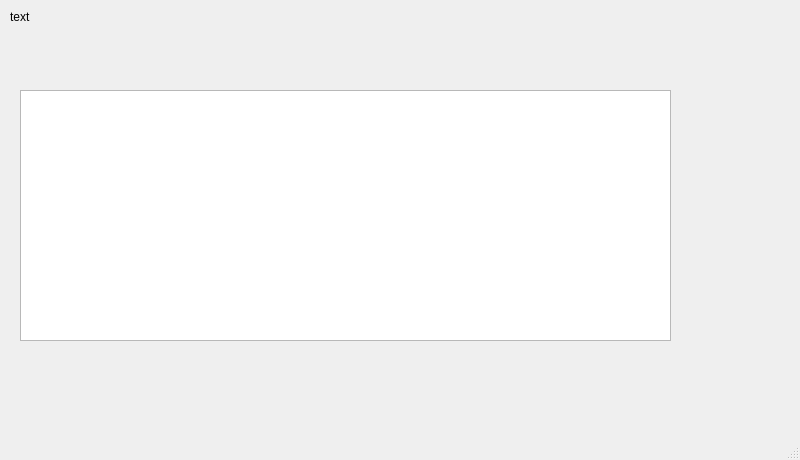
<?xml version="1.0" encoding="UTF-8"?>
<ui version="4.0">
 <class>MainWindow</class>
 <widget class="QMainWindow" name="MainWindow">
  <property name="geometry">
   <rect>
    <x>0</x>
    <y>0</y>
    <width>800</width>
    <height>460</height>
   </rect>
  </property>
  <property name="sizePolicy">
   <sizepolicy hsizetype="Maximum" vsizetype="Maximum">
    <horstretch>0</horstretch>
    <verstretch>0</verstretch>
   </sizepolicy>
  </property>
  <property name="minimumSize">
   <size>
    <width>800</width>
    <height>460</height>
   </size>
  </property>
  <property name="maximumSize">
   <size>
    <width>800</width>
    <height>460</height>
   </size>
  </property>
  <property name="cursor">
   <cursorShape>OpenHandCursor</cursorShape>
  </property>
  <property name="tabletTracking">
   <bool>true</bool>
  </property>
  <property name="windowTitle">
   <string>Projet Recepteur_SteamDeck</string>
  </property>
  <widget class="QWidget" name="centralwidget">
   <property name="maximumSize">
    <size>
     <width>800</width>
     <height>417</height>
    </size>
   </property>
   <widget class="QLabel" name="debugTest">
    <property name="geometry">
     <rect>
      <x>10</x>
      <y>10</y>
      <width>601</width>
      <height>241</height>
     </rect>
    </property>
    <property name="text">
     <string>text</string>
    </property>
    <property name="alignment">
     <set>Qt::AlignLeading|Qt::AlignLeft|Qt::AlignTop</set>
    </property>
   </widget>
   <widget class="QTextBrowser" name="debugText">
    <property name="geometry">
     <rect>
      <x>20</x>
      <y>90</y>
      <width>651</width>
      <height>251</height>
     </rect>
    </property>
   </widget>
  </widget>
  <widget class="QMenuBar" name="menubar">
   <property name="geometry">
    <rect>
     <x>0</x>
     <y>0</y>
     <width>800</width>
     <height>21</height>
    </rect>
   </property>
  </widget>
  <widget class="QStatusBar" name="statusbar"/>
 </widget>
 <resources/>
 <connections/>
</ui>
